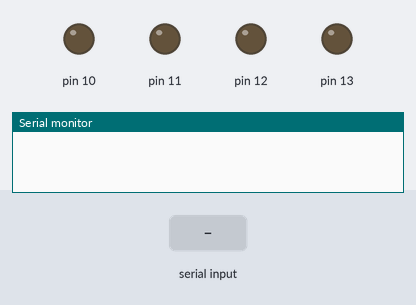
The sketch below on a simulated Arduino Uno, built with avr-gcc and run on an emulated ATmega328P. Shown: output pins drawn as LEDs (lit = HIGH), the last lines printed to the serial monitor. The test bench sets the inputs (shaded band).

Above: at 1.2 s.
1.3 s: "f" received over the second serial link
At 1.9 s:
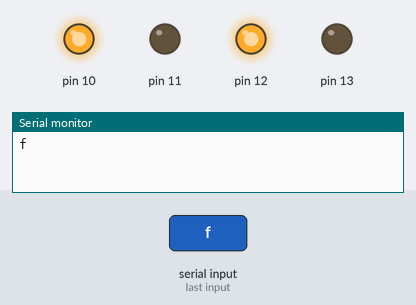
2.8 s: "b" received over the second serial link
At 4.0 s:
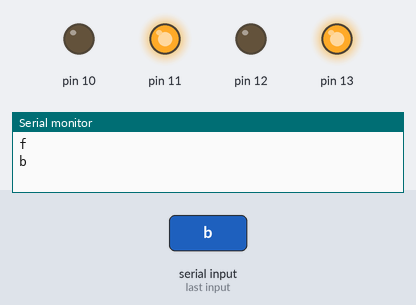
4.3 s: "r" received over the second serial link
At 5.4 s:
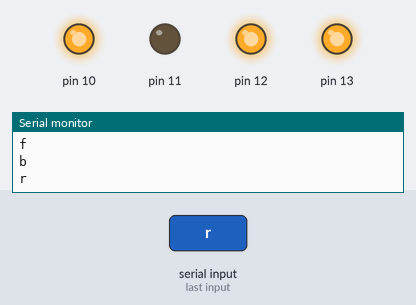
5.8 s: "l" received over the second serial link
At 6.5 s:
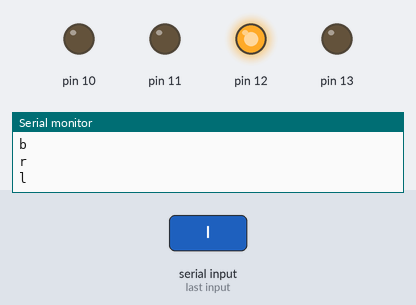
Timing chart, 0 to 8.3 s (numbered marks = the images above; inputs shaded):
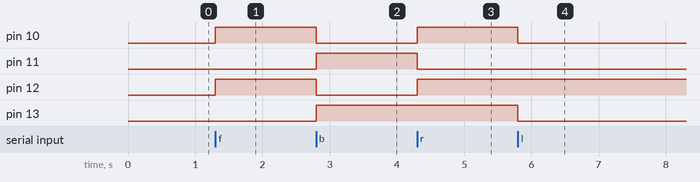

The sketch:

Bluetooth_controlled_robot.ino
```cpp
#include <SoftwareSerial.h>
SoftwareSerial bt (0, 1);


void setup() {
  // put your setup code here, to run once:
  Serial.begin(9600);
  bt.begin(9600);
  pinMode(13, OUTPUT);
  pinMode (10, OUTPUT);
  pinMode (11, OUTPUT);
  pinMode (12, OUTPUT);
  pinMode (13, OUTPUT);


}

void loop() {
  // put your main code here, to run repeatedly:
  if (bt.available()) {
    char bob = bt.read();
    Serial.println(bob);
    if (bob == 'f') {
      digitalWrite(10, HIGH);
      digitalWrite(11, LOW);
      digitalWrite(12, HIGH);
      digitalWrite(13, LOW);


    }
    else if (bob == 'b') {
      digitalWrite(10, LOW);
      digitalWrite(11, HIGH);
      digitalWrite(12, LOW);
      digitalWrite(13, HIGH);


    }
    else if (bob == 'r') {
      digitalWrite(10, HIGH);
      digitalWrite(11, LOW);
      digitalWrite(12, HIGH);
      digitalWrite(13, HIGH);


    }
    else if (bob == 'l') {
      digitalWrite(10, LOW);
      digitalWrite(11, LOW);
      digitalWrite(12, HIGH);
      digitalWrite(13, LOW);


    }


  }


}
```

Measured:
- after the input at 1.3 s, pin 10, pin 12: LOW → HIGH at once
- after the input at 2.8 s, pin 10, pin 12: HIGH → LOW at once; pin 11, pin 13: LOW → HIGH at once
- after the input at 4.3 s, pin 10, pin 12: LOW → HIGH at once; pin 11: HIGH → LOW at once
- after the input at 5.8 s, pin 10, pin 13: HIGH → LOW at once
